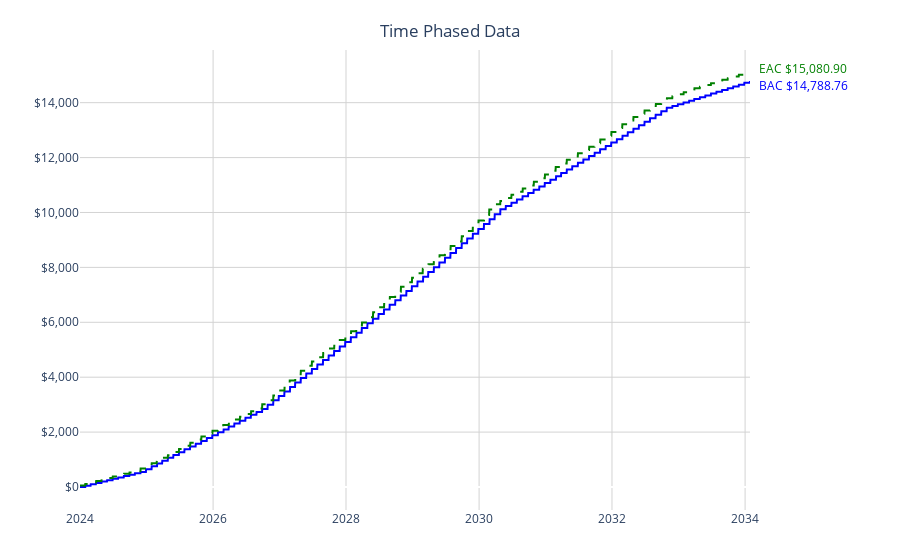
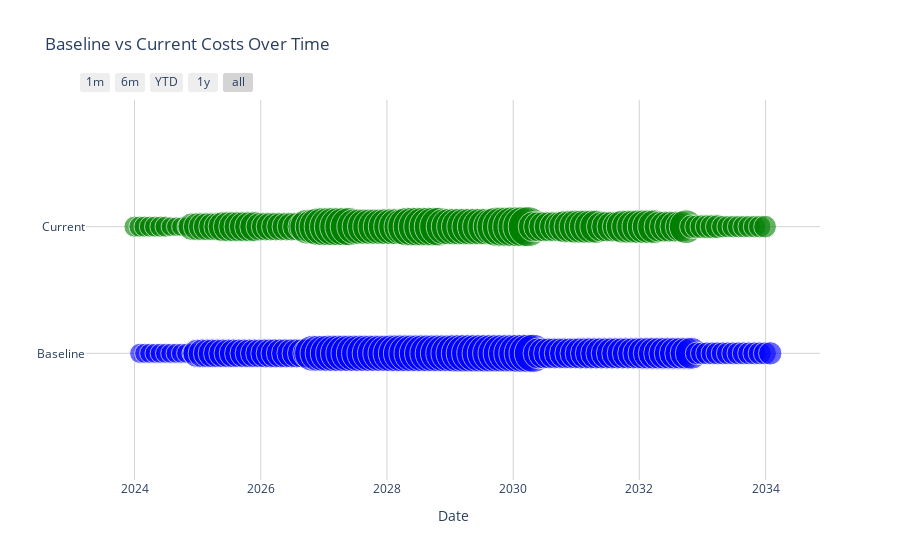

Notebook code cell kept with these figures, in order:
### Code cell
execute_code()

### Figure 1 — Plotly figure (JSON) as saved in the notebook; plotly's stock layout.template omitted (floating-point values rounded to 4 significant figures; data arrays with more than 128 entries replaced by an {"elided": "..."} marker saying what was removed)
{"data": [{"hoverinfo": "skip", "line": {"color": "blue"}, "mode": "lines", "name": "Baseline", "showlegend": false, "type": "scatter", "x": {"elided": "3681 str values"}, "y": {"elided": "3681 float values"}}, {"hoverinfo": "skip", "line": {"color": "green", "dash": "dash"}, "mode": "lines", "name": "Modified", "showlegend": false, "type": "scatter", "x": {"elided": "3681 str values"}, "y": {"elided": "3681 float values"}}, {"customdata": {"elided": "3681x7 float values"}, "hovertemplate": "Cummulative to date metrics<br>   Planned value to date: $%{customdata[6]:,.2f}<br>   Actual Cost to date: $%{customdata[2]:,.2f}<br>   Earned Value to date: $%{customdata[3]:,.2f}<br><br>planned % Complete: %{customdata[0]:.2f}% <br>current % Complete: %{customdata[1]:.2f}% <br><br>Variances <br>   Schedule Variance: $%{customdata[4]:,.2f}<br>   Cost Variance: $%{customdata[5]:,.2f}<extra></extra>", "line": {"color": "rgba(0,0,0,0)"}, "mode": "lines", "showlegend": false, "type": "scatter", "x": {"elided": "3681 str values"}, "y": {"elided": "3681 float values"}}], "layout": {"annotations": [{"font": {"color": "blue"}, "showarrow": false, "text": "BAC $14,788.76", "x": 1.01, "xanchor": "left", "xref": "paper", "y": 14640.0, "yanchor": "middle", "yref": "y"}, {"font": {"color": "green"}, "showarrow": false, "text": "EAC $15,080.90", "x": 1.01, "xanchor": "left", "xref": "paper", "y": 15230.0, "yanchor": "middle", "yref": "y"}], "hovermode": "x unified", "margin": {"b": 50, "l": 80, "r": 150, "t": 50}, "paper_bgcolor": "white", "plot_bgcolor": "white", "showlegend": false, "title": {"text": "Time Phased Data", "x": 0.5, "xanchor": "center", "yanchor": "top"}, "xaxis": {"gridcolor": "lightgray", "showgrid": true}, "yaxis": {"gridcolor": "lightgray", "showgrid": true, "tickformat": ",.0f", "tickprefix": "$"}}}

### Figure 2 — Plotly figure (JSON) as saved in the notebook; plotly's stock layout.template omitted (floating-point values rounded to 4 significant figures; data arrays with more than 128 entries replaced by an {"elided": "..."} marker saying what was removed)
{"data": [{"hovertemplate": "Date: %{x}<br>Cost: $%{marker.size}<extra></extra>", "marker": {"color": {"elided": "7362 str values"}, "opacity": 0.6, "size": {"elided": "7362 float values"}, "sizemin": 4, "sizemode": "area", "sizeref": 0.2463}, "mode": "markers", "type": "scatter", "x": {"elided": "7362 str values"}, "y": {"elided": "7362 str values"}}], "layout": {"paper_bgcolor": "white", "plot_bgcolor": "white", "showlegend": false, "title": {"text": "Baseline vs Current Costs Over Time"}, "xaxis": {"gridcolor": "lightgray", "rangeselector": {"buttons": [{"count": 1, "label": "1m", "step": "month", "stepmode": "backward"}, {"count": 6, "label": "6m", "step": "month", "stepmode": "backward"}, {"count": 1, "label": "YTD", "step": "year", "stepmode": "todate"}, {"count": 1, "label": "1y", "step": "year", "stepmode": "backward"}, {"step": "all"}]}, "showgrid": true, "title": {"text": "Date"}}, "yaxis": {"gridcolor": "lightgray", "range": [-1, 2], "showgrid": true, "ticktext": ["Baseline", "Current"], "tickvals": ["Baseline", "Current"], "title": {"text": ""}}}}
